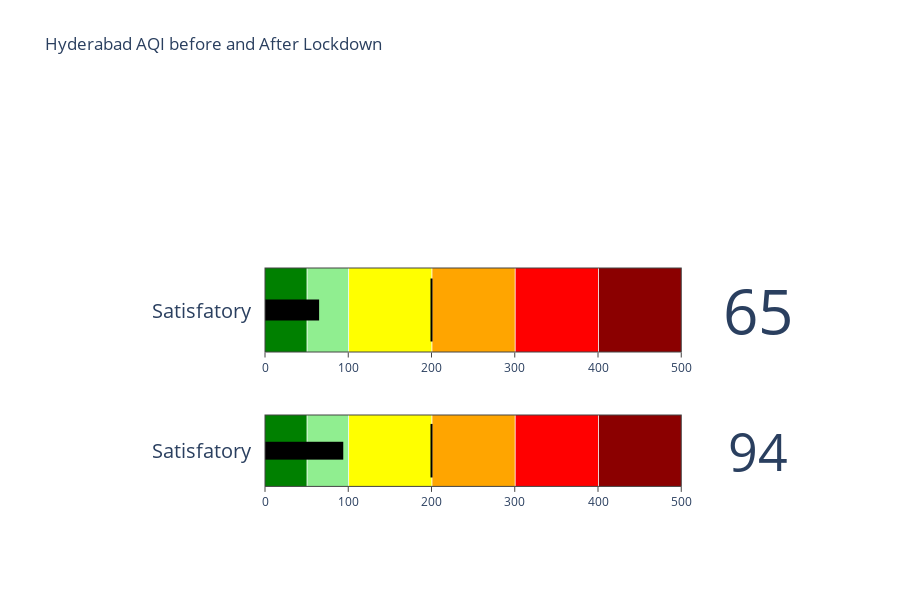

The notebook cell this image was saved under:
### Code cell
gauge(aqi_value_before = 94,aqi_value_after = 65,aqi_bucket_before = 'Satisfatory',aqi_bucket_after = 'Satisfatory',title = 'Hyderabad AQI before and After Lockdown')

### Figure 1 — Plotly figure (JSON) as saved in the notebook; plotly's stock layout.template omitted (floating-point values rounded to 4 significant figures)
{"data": [{"domain": {"x": [0.25, 1], "y": [0.08, 0.25]}, "gauge": {"axis": {"range": [null, 500]}, "bar": {"color": "black"}, "shape": "bullet", "steps": [{"color": "green", "range": [0, 50]}, {"color": "lightgreen", "range": [51, 100]}, {"color": "yellow", "range": [101, 200]}, {"color": "orange", "range": [201, 300]}, {"color": "red", "range": [301, 400]}, {"color": "darkred", "range": [401, 500]}], "threshold": {"line": {"color": "black", "width": 2}, "thickness": 0.75, "value": 200}}, "mode": "number+gauge", "title": {"text": "Satisfatory"}, "type": "indicator", "value": 94}, {"domain": {"x": [0.25, 1], "y": [0.4, 0.6]}, "gauge": {"axis": {"range": [null, 500]}, "bar": {"color": "black"}, "shape": "bullet", "steps": [{"color": "green", "range": [0, 50]}, {"color": "lightgreen", "range": [51, 100]}, {"color": "yellow", "range": [101, 200]}, {"color": "orange", "range": [201, 300]}, {"color": "red", "range": [301, 400]}, {"color": "darkred", "range": [401, 500]}], "threshold": {"line": {"color": "black", "width": 2}, "thickness": 0.75, "value": 200}}, "mode": "number+gauge", "title": {"text": "Satisfatory"}, "type": "indicator", "value": 65}], "layout": {"height": 600, "title": {"text": "Hyderabad AQI before and After Lockdown"}}}
